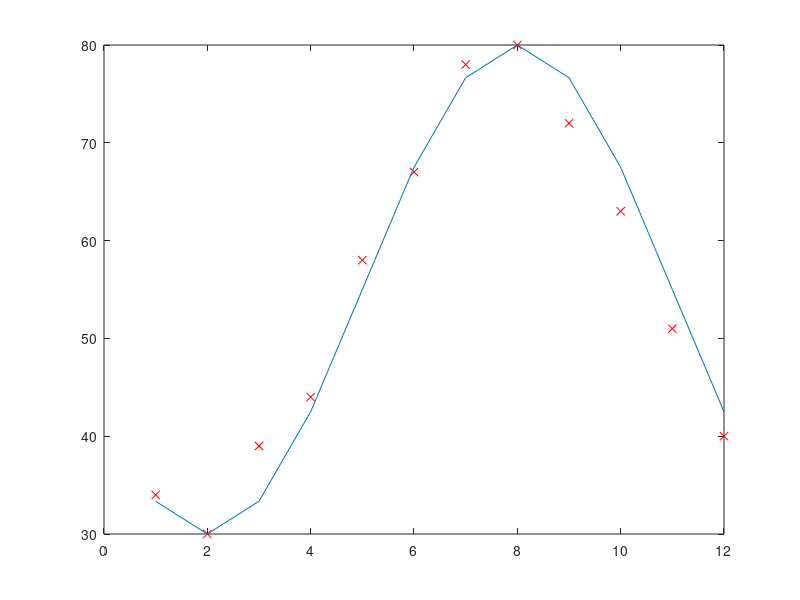

MATLAB code to generate this figure:
clear ; close all; clc

x = 1:1:12;
y = [34, 30, 39, 44, 58, 67, 78, 80, 72, 63, 51, 40];

plot(x, y, 'rx');
hold on;

X = x;

a = 25;
b = pi/6;
h = 5;
k = 55;
Y = a * sin(b * (X - h)) + k;

plot(X, Y);
